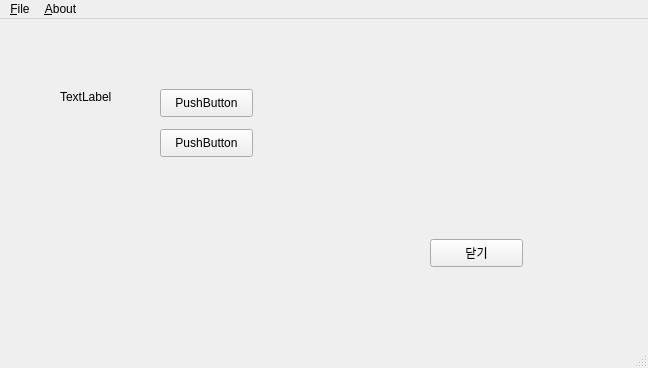
<?xml version="1.0" encoding="UTF-8"?>
<ui version="4.0">
 <class>MainWindow</class>
 <widget class="QMainWindow" name="MainWindow">
  <property name="geometry">
   <rect>
    <x>0</x>
    <y>0</y>
    <width>648</width>
    <height>368</height>
   </rect>
  </property>
  <property name="windowTitle">
   <string>MainWindow</string>
  </property>
  <widget class="QWidget" name="centralwidget">
   <widget class="QLabel" name="label">
    <property name="geometry">
     <rect>
      <x>60</x>
      <y>70</y>
      <width>64</width>
      <height>15</height>
     </rect>
    </property>
    <property name="text">
     <string>TextLabel</string>
    </property>
   </widget>
   <widget class="QPushButton" name="pushButton">
    <property name="geometry">
     <rect>
      <x>160</x>
      <y>70</y>
      <width>93</width>
      <height>28</height>
     </rect>
    </property>
    <property name="text">
     <string>PushButton</string>
    </property>
   </widget>
   <widget class="QPushButton" name="pushButton_2">
    <property name="geometry">
     <rect>
      <x>160</x>
      <y>110</y>
      <width>93</width>
      <height>28</height>
     </rect>
    </property>
    <property name="text">
     <string>PushButton</string>
    </property>
   </widget>
   <widget class="QPushButton" name="pushButton_Quit">
    <property name="geometry">
     <rect>
      <x>430</x>
      <y>220</y>
      <width>93</width>
      <height>28</height>
     </rect>
    </property>
    <property name="text">
     <string>닫기</string>
    </property>
   </widget>
  </widget>
  <widget class="QMenuBar" name="menubar">
   <property name="geometry">
    <rect>
     <x>0</x>
     <y>0</y>
     <width>648</width>
     <height>26</height>
    </rect>
   </property>
   <widget class="QMenu" name="menuFile">
    <property name="title">
     <string>&amp;File</string>
    </property>
    <addaction name="actionNew"/>
    <addaction name="actionLoad"/>
    <addaction name="actionSave"/>
    <addaction name="separator"/>
    <addaction name="action_Quit"/>
   </widget>
   <widget class="QMenu" name="menu_About">
    <property name="title">
     <string>&amp;About</string>
    </property>
    <addaction name="action_About_Us"/>
   </widget>
   <addaction name="menuFile"/>
   <addaction name="menu_About"/>
  </widget>
  <widget class="QStatusBar" name="statusbar"/>
  <action name="actionLoad">
   <property name="text">
    <string>Load</string>
   </property>
  </action>
  <action name="actionSave">
   <property name="text">
    <string>&amp;Save</string>
   </property>
  </action>
  <action name="actionNew">
   <property name="text">
    <string>&amp;New</string>
   </property>
  </action>
  <action name="action_Quit">
   <property name="text">
    <string>&amp;Quit</string>
   </property>
  </action>
  <action name="action_About_Us">
   <property name="text">
    <string>&amp;About Us</string>
   </property>
  </action>
 </widget>
 <resources/>
 <connections/>
</ui>
